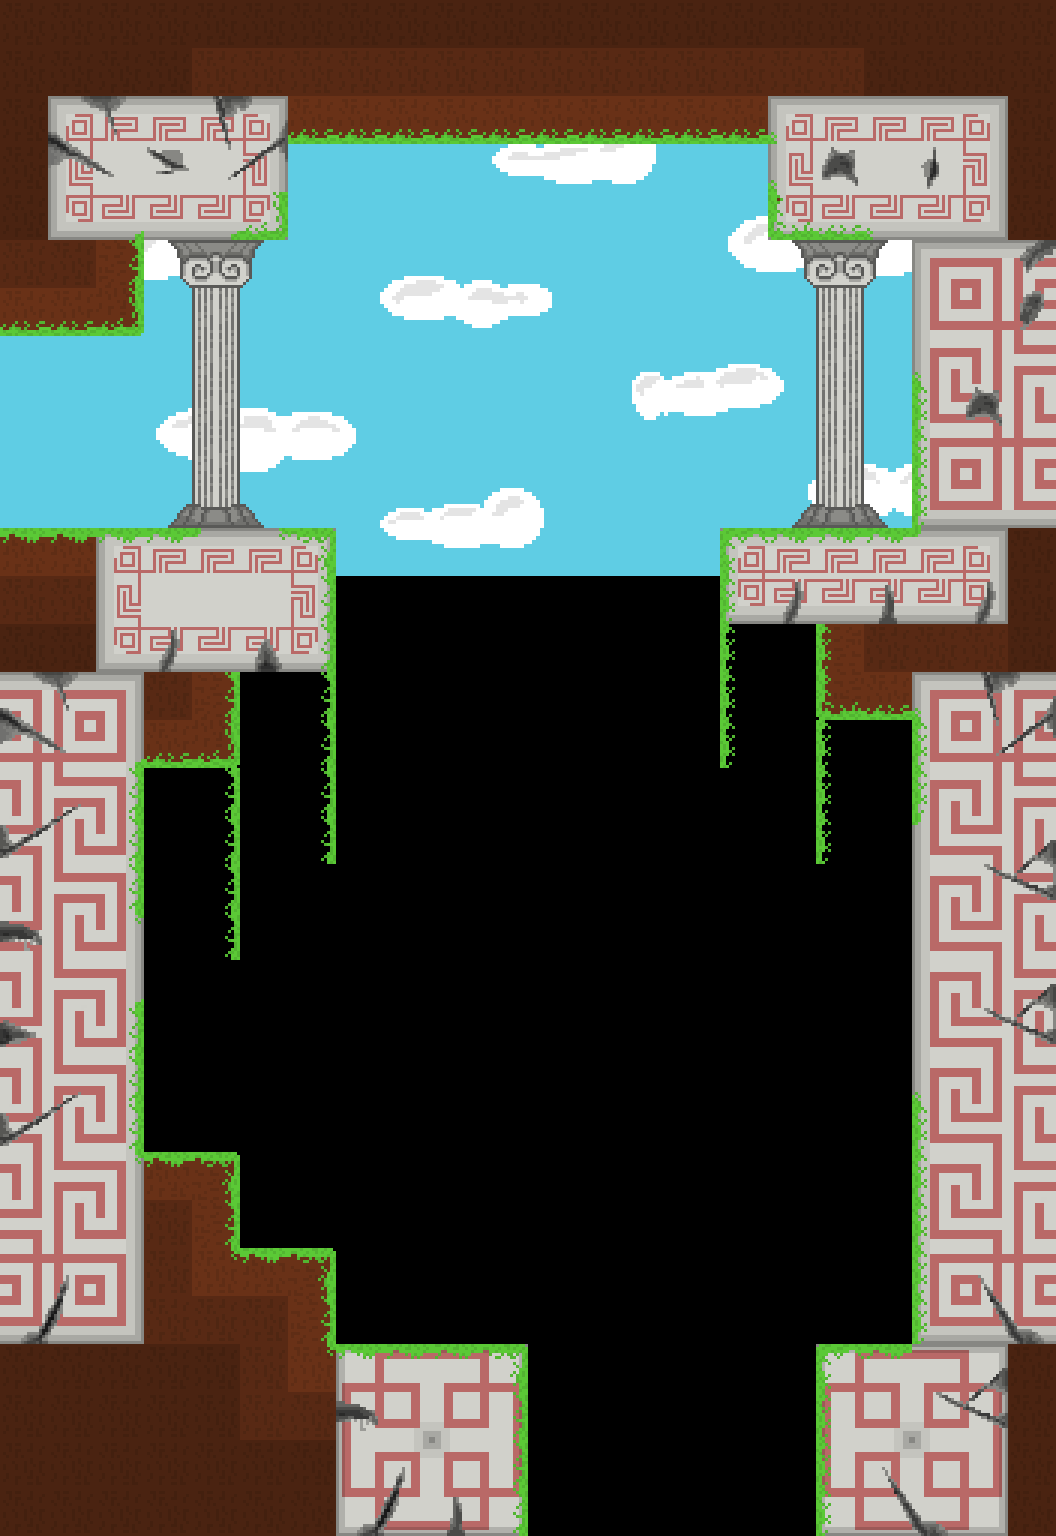

This game map was drawn from its Tiled (.tmx) file and the tilesets committed beside it. A one-line description and the trimmed map source follow:
An orthogonal 22x32 tile map with 48x48 px tiles, 4 tile layers (back_tiles, back_second, front, front_second), 5 tilesets, 1 image layer and 29 objects (8x HazardGroundCrumble, 2x SpawnPoint, 2x EnemyCloudSummoner, 2x Portal, EnemyDarkCloud).

<map version="1.11" tiledversion="1.11.0" orientation="orthogonal" renderorder="right-down" width="22" height="32" tilewidth="48" tileheight="48" infinite="0" nextlayerid="22" nextobjectid="346">
 <tileset firstgid="1" name="tileset01" tilewidth="48" tileheight="48" tilecount="176" columns="16">
  <image source="../tilesets/tileset01.png" width="768" height="528" />
 </tileset>
 <tileset firstgid="177" name="tileset02" tilewidth="48" tileheight="48" tilecount="121" columns="11">
  <image source="../tilesets/tileset02.png" width="528" height="528" />
 </tileset>
 <tileset firstgid="298" name="tileset03" tilewidth="48" tileheight="48" tilecount="306" columns="17">
  <image source="../tilesets/tileset03.png" width="816" height="864" />
 </tileset>
 <tileset firstgid="604" name="objects" tilewidth="48" tileheight="48" tilecount="64" columns="8">
  <image source="../tilesets/objects.png" width="384" height="384" />
 </tileset>
 <tileset firstgid="668" name="tileset04" tilewidth="48" tileheight="48" tilecount="240" columns="16">
  <image source="../tilesets/tileset04.png" width="768" height="720" />
 </tileset>
 <imagelayer id="17" name="Image Layer 1">
  <image source="../Backgrounds/ground_back.png" width="1024" height="576" />
  <properties>
   <property name="depth" type="int" value="3000" />
   <property name="parallax_x" type="float" value="1" />
   <property name="parallax_y" type="float" value="1" />
   <property name="repeat_y" type="bool" value="true" />
  </properties>
 </imagelayer>
 <layer id="11" name="back_tiles" width="22" height="32">
  <properties>
   <property name="depth" type="int" value="1050" />
   <property name="tileset" type="int" value="4" />
  </properties>
  <data>[704 cells, 320 non-empty, 59 distinct tile ids]</data>
 </layer>
 <layer id="21" name="back_second" width="22" height="32">
  <properties>
   <property name="depth" type="int" value="1000" />
   <property name="tileset" type="int" value="4" />
  </properties>
  <data>[704 cells, 158 non-empty, 53 distinct tile ids]</data>
 </layer>
 <layer id="12" name="front" width="22" height="32">
  <properties>
   <property name="depth" type="int" value="950" />
   <property name="tileset" type="int" value="0" />
  </properties>
  <data>[704 cells, 0 non-empty, 0 distinct tile ids]</data>
 </layer>
 <layer id="20" name="front_second" width="22" height="32">
  <properties>
   <property name="depth" type="int" value="900" />
   <property name="tileset" type="int" value="2" />
  </properties>
  <data>[704 cells, 0 non-empty, 0 distinct tile ids]</data>
 </layer>
 <objectgroup color="#ffaa00" id="16" name="spawnpoints">
  <object id="170" type="SpawnPoint" x="528" y="1488" width="48" height="48">
   <properties>
    <property name="id" type="int" value="1" />
   </properties>
  </object>
  <object id="326" type="SpawnPoint" x="0" y="336" width="48" height="48">
   <properties>
    <property name="id" type="int" value="0" />
   </properties>
  </object>
 </objectgroup>
 <objectgroup id="14" name="objects">
  <object id="334" type="HazardGroundCrumble" x="336" y="816" width="48" height="48" />
  <object id="335" type="HazardGroundCrumble" x="432" y="816" width="48" height="48" />
  <object id="336" type="HazardGroundCrumble" x="576" y="816" width="48" height="48" />
  <object id="337" type="HazardGroundCrumble" x="624" y="816" width="48" height="48" />
  <object id="338" type="HazardGroundCrumble" x="672" y="816" width="48" height="48" />
  <object id="339" type="HazardGroundCrumble" x="480" y="816" width="48" height="48" />
  <object id="340" type="HazardGroundCrumble" x="528" y="816" width="48" height="48" />
  <object id="341" type="HazardGroundCrumble" x="384" y="816" width="48" height="48" />
  <object id="343" type="EnemyCloudSummoner" x="384" y="1152" width="64" height="48">
   <properties>
    <property name="initial_y" type="int" value="864" />
   </properties>
  </object>
  <object id="344" type="EnemyCloudSummoner" x="768" y="1152" width="64" height="48">
   <properties>
    <property name="initial_y" type="int" value="864" />
   </properties>
  </object>
  <object id="345" type="EnemyDarkCloud" x="144" y="912" width="48" height="48" />
 </objectgroup>
 <objectgroup color="#0000ff" id="13" name="walls">
  <properties>
   <property name="isWallLayer" type="bool" value="true" />
  </properties>
  <object id="271" x="288" y="0" width="480" height="144" />
  <object id="277" x="144" y="1152" width="96" height="96" />
  <object id="318" x="144" y="672" width="96" height="96" />
  <object id="270" x="144" y="528" width="192" height="144" />
  <object id="323" x="816" y="624" width="96" height="96" />
  <object id="269" x="768" y="0" width="144" height="240" />
  <object id="259" x="0" y="0" width="144" height="336" />
  <object id="215" x="720" y="528" width="192" height="96" />
  <object id="218" x="144" y="0" width="144" height="240" />
  <object id="266" x="0" y="528" width="144" height="1008" />
  <object id="315" x="912" y="0" width="144" height="1536" />
  <object id="308" x="144" y="1344" width="384" height="192" />
  <object id="311" x="144" y="1248" width="192" height="96" />
  <object id="309" x="816" y="1344" width="96" height="192" />
 </objectgroup>
 <objectgroup color="#00ff00" id="15" name="doors">
  <object id="169" type="Portal" x="528" y="1584" width="288" height="48">
   <properties>
    <property name="horizontal" type="bool" value="true" />
    <property name="id_point" type="int" value="0" />
    <property name="id_room" type="int" value="52" />
   </properties>
  </object>
  <object id="327" type="Portal" x="-96" y="336" width="48" height="192">
   <properties>
    <property name="horizontal" type="bool" value="false" />
    <property name="id_point" type="int" value="2" />
    <property name="id_room" type="int" value="50" />
   </properties>
  </object>
 </objectgroup>
</map>
